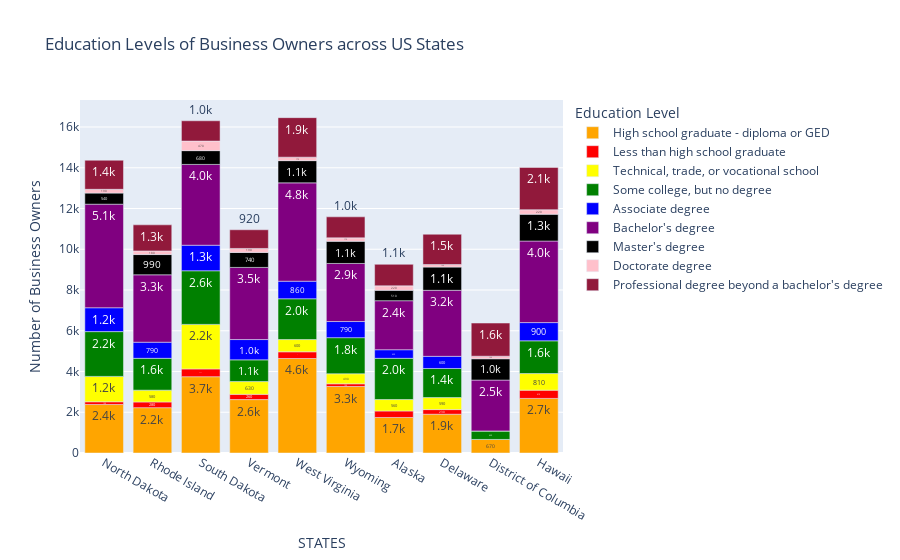
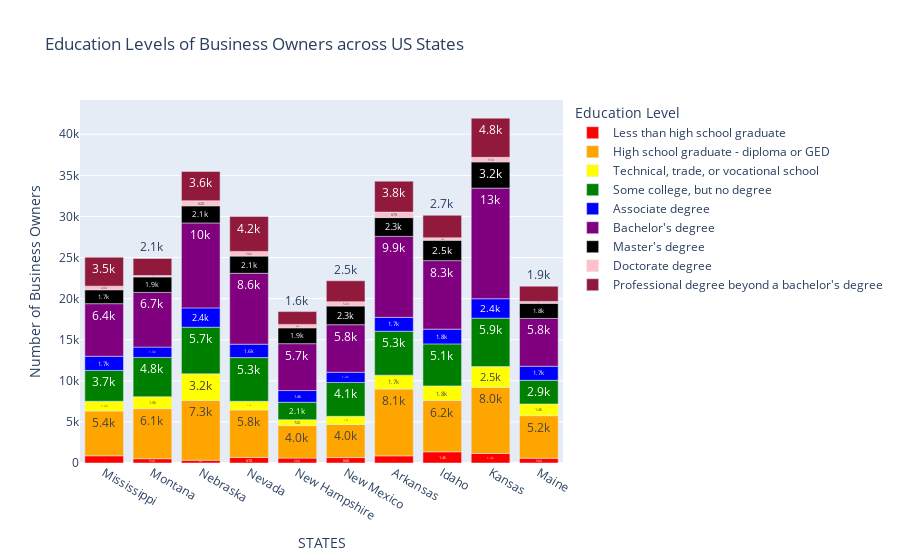
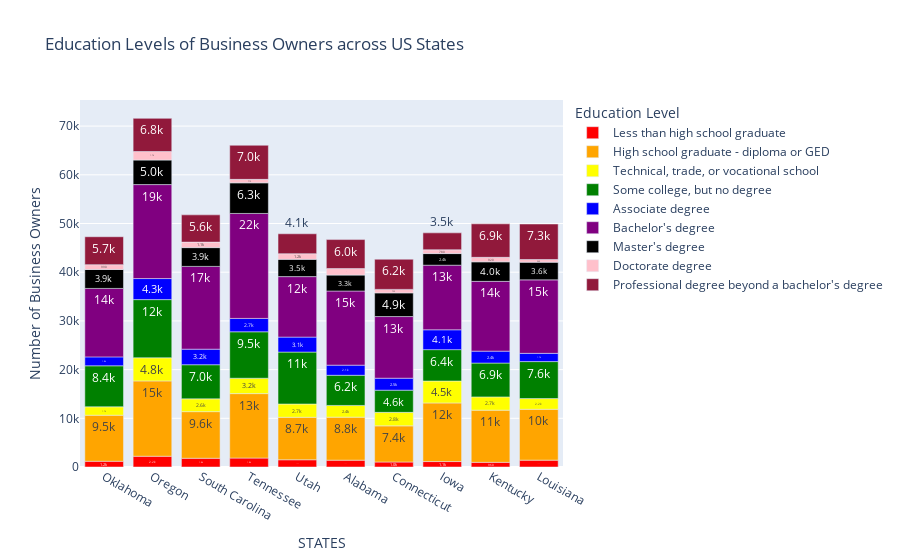
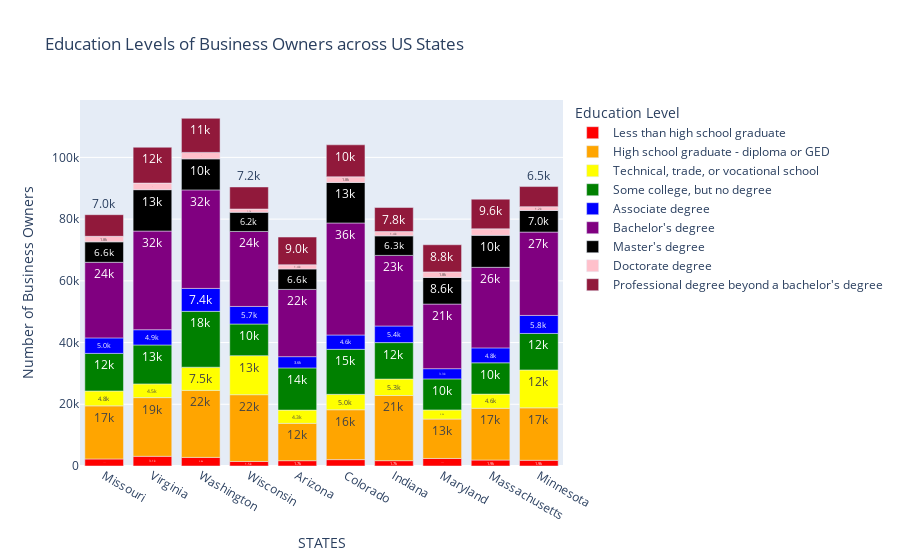

The notebook cell these images were saved under, in order:
### Markdown cell above
### Load: STATES VISUALIZATIONS : ALL DEGREES
-   Uses a bar chart with plotly that plots each data frame of 10 states as a stacked bar chart stacking the number of business owners with each education levels on top for each state
-   If a data frame only has information on 1 state, it will plot it has a bar chart as bars representing each degree/education level
-   Optional: Add a color dictionary for the education level to display the categories in the bar charts as your specific colors.

### Code cell
colormap={"Less than high school graduate":"red",
"High school graduate - diploma or GED":"orange",
"Technical, trade, or vocational school":"yellow",
"Some college, but no degree":"green",
"Associate degree":"blue",
"Bachelor's degree":"purple",
"Master's degree":"black",
"Doctorate degree":"pink",
"Professional degree beyond a bachelor's degree":"#91193b"}

for df in listofSliceOfDFs:
    print(len(df))
    if len(df) == 9:
        name = df.NAME.values
        name = name[0]
      
        fig = px.bar(df.sort_values(by='OWNPDEMP',ascending=False),x='OWNCHAR_LABEL',y='OWNPDEMP',text_auto = '.2s',title=f"Education Levels of Business Owners in {name}",
             labels ={"OWNCHAR_LABEL":"Education Level",
                    "OWNPDEMP":"Number of Business Owners"},
             color_discrete_map=colormap)
    else:  
        fig = px.bar(df, x="NAME", y="OWNPDEMP", color="OWNCHAR_LABEL", text_auto='.2s',title="Education Levels of Business Owners across US States",
                    labels ={"NAME":"STATES",
                            "OWNPDEMP":"Number of Business Owners",
                            "OWNCHAR_LABEL":"Education Level"},
                    color_discrete_map=colormap)
    fig.show()

### Figure 1 — Plotly figure (JSON) as saved in the notebook; plotly's stock layout.template omitted (floating-point values rounded to 4 significant figures)
{"data": [{"alignmentgroup": "True", "hovertemplate": "Education Level=High school graduate - diploma or GED<br>STATES=%{x}<br>Number of Business Owners=%{y}<extra></extra>", "legendgroup": "High school graduate - diploma or GED", "marker": {"color": "orange", "pattern": {"shape": ""}}, "name": "High school graduate - diploma or GED", "offsetgroup": "High school graduate - diploma or GED", "orientation": "v", "showlegend": true, "textposition": "auto", "texttemplate": "%{y:.2s}", "type": "bar", "x": ["North Dakota", "Rhode Island", "South Dakota", "Vermont", "West Virginia", "Wyoming", "Alaska", "Delaware", "District of Columbia", "Hawaii"], "xaxis": "x", "y": [2382, 2226, 3745, 2622, 4639, 3264, 1744, 1904, 665, 2679], "yaxis": "y"}, {"alignmentgroup": "True", "hovertemplate": "Education Level=Less than high school graduate<br>STATES=%{x}<br>Number of Business Owners=%{y}<extra></extra>", "legendgroup": "Less than high school graduate", "marker": {"color": "red", "pattern": {"shape": ""}}, "name": "Less than high school graduate", "offsetgroup": "Less than high school graduate", "orientation": "v", "showlegend": true, "textposition": "auto", "texttemplate": "%{y:.2s}", "type": "bar", "x": ["North Dakota", "Rhode Island", "South Dakota", "Vermont", "West Virginia", "Wyoming", "Alaska", "Delaware", "District of Columbia", "Hawaii"], "xaxis": "x", "y": [132, 279, 382, 257, 328, 133, 319, 227, 0, 406], "yaxis": "y"}, {"alignmentgroup": "True", "hovertemplate": "Education Level=Technical, trade, or vocational school<br>STATES=%{x}<br>Number of Business Owners=%{y}<extra></extra>", "legendgroup": "Technical, trade, or vocational school", "marker": {"color": "yellow", "pattern": {"shape": ""}}, "name": "Technical, trade, or vocational school", "offsetgroup": "Technical, trade, or vocational school", "orientation": "v", "showlegend": true, "textposition": "auto", "texttemplate": "%{y:.2s}", "type": "bar", "x": ["North Dakota", "Rhode Island", "South Dakota", "Vermont", "West Virginia", "Wyoming", "Alaska", "Delaware", "District of Columbia", "Hawaii"], "xaxis": "x", "y": [1246, 580, 2186, 627, 601, 493, 561, 589, 0, 814], "yaxis": "y"}, {"alignmentgroup": "True", "hovertemplate": "Education Level=Some college, but no degree<br>STATES=%{x}<br>Number of Business Owners=%{y}<extra></extra>", "legendgroup": "Some college, but no degree", "marker": {"color": "green", "pattern": {"shape": ""}}, "name": "Some college, but no degree", "offsetgroup": "Some college, but no degree", "orientation": "v", "showlegend": true, "textposition": "auto", "texttemplate": "%{y:.2s}", "type": "bar", "x": ["North Dakota", "Rhode Island", "South Dakota", "Vermont", "West Virginia", "Wyoming", "Alaska", "Delaware", "District of Columbia", "Hawaii"], "xaxis": "x", "y": [2198, 1562, 2631, 1065, 2002, 1771, 2023, 1429, 418, 1606], "yaxis": "y"}, {"alignmentgroup": "True", "hovertemplate": "Education Level=Associate degree<br>STATES=%{x}<br>Number of Business Owners=%{y}<extra></extra>", "legendgroup": "Associate degree", "marker": {"color": "blue", "pattern": {"shape": ""}}, "name": "Associate degree", "offsetgroup": "Associate degree", "orientation": "v", "showlegend": true, "textposition": "auto", "texttemplate": "%{y:.2s}", "type": "bar", "x": ["North Dakota", "Rhode Island", "South Dakota", "Vermont", "West Virginia", "Wyoming", "Alaska", "Delaware", "District of Columbia", "Hawaii"], "xaxis": "x", "y": [1171, 791, 1254, 997, 862, 792, 422, 596, 0, 896], "yaxis": "y"}, {"alignmentgroup": "True", "hovertemplate": "Education Level=Bachelor's degree<br>STATES=%{x}<br>Number of Business Owners=%{y}<extra></extra>", "legendgroup": "Bachelor's degree", "marker": {"color": "purple", "pattern": {"shape": ""}}, "name": "Bachelor's degree", "offsetgroup": "Bachelor's degree", "orientation": "v", "showlegend": true, "textposition": "auto", "texttemplate": "%{y:.2s}", "type": "bar", "x": ["North Dakota", "Rhode Island", "South Dakota", "Vermont", "West Virginia", "Wyoming", "Alaska", "Delaware", "District of Columbia", "Hawaii"], "xaxis": "x", "y": [5084, 3308, 3967, 3541, 4827, 2850, 2406, 3241, 2497, 4004], "yaxis": "y"}, {"alignmentgroup": "True", "hovertemplate": "Education Level=Master's degree<br>STATES=%{x}<br>Number of Business Owners=%{y}<extra></extra>", "legendgroup": "Master's degree", "marker": {"color": "black", "pattern": {"shape": ""}}, "name": "Master's degree", "offsetgroup": "Master's degree", "orientation": "v", "showlegend": true, "textposition": "auto", "texttemplate": "%{y:.2s}", "type": "bar", "x": ["North Dakota", "Rhode Island", "South Dakota", "Vermont", "West Virginia", "Wyoming", "Alaska", "Delaware", "District of Columbia", "Hawaii"], "xaxis": "x", "y": [544, 994, 676, 738, 1091, 1088, 510, 1140, 1046, 1315], "yaxis": "y"}, {"alignmentgroup": "True", "hovertemplate": "Education Level=Doctorate degree<br>STATES=%{x}<br>Number of Business Owners=%{y}<extra></extra>", "legendgroup": "Doctorate degree", "marker": {"color": "pink", "pattern": {"shape": ""}}, "name": "Doctorate degree", "offsetgroup": "Doctorate degree", "orientation": "v", "showlegend": true, "textposition": "auto", "texttemplate": "%{y:.2s}", "type": "bar", "x": ["North Dakota", "Rhode Island", "South Dakota", "Vermont", "West Virginia", "Wyoming", "Alaska", "Delaware", "District of Columbia", "Hawaii"], "xaxis": "x", "y": [186, 178, 470, 193, 170, 168, 220, 123, 125, 221], "yaxis": "y"}, {"alignmentgroup": "True", "hovertemplate": "Education Level=Professional degree beyond a bachelor's degree<br>STATES=%{x}<br>Number of Business Owners=%{y}<extra></extra>", "legendgroup": "Professional degree beyond a bachelor's degree", "marker": {"color": "#91193b", "pattern": {"shape": ""}}, "name": "Professional degree beyond a bachelor's degree", "offsetgroup": "Professional degree beyond a bachelor's degree", "orientation": "v", "showlegend": true, "textposition": "auto", "texttemplate": "%{y:.2s}", "type": "bar", "x": ["North Dakota", "Rhode Island", "South Dakota", "Vermont", "West Virginia", "Wyoming", "Alaska", "Delaware", "District of Columbia", "Hawaii"], "xaxis": "x", "y": [1427, 1281, 996, 918, 1940, 1033, 1056, 1489, 1628, 2076], "yaxis": "y"}], "layout": {"barmode": "relative", "legend": {"title": {"text": "Education Level"}, "tracegroupgap": 0}, "title": {"text": "Education Levels of Business Owners across US States"}, "xaxis": {"anchor": "y", "domain": [0, 1], "title": {"text": "STATES"}}, "yaxis": {"anchor": "x", "domain": [0, 1], "title": {"text": "Number of Business Owners"}}}}

### Figure 2 — Plotly figure (JSON) as saved in the notebook; plotly's stock layout.template omitted (floating-point values rounded to 4 significant figures)
{"data": [{"alignmentgroup": "True", "hovertemplate": "Education Level=Less than high school graduate<br>STATES=%{x}<br>Number of Business Owners=%{y}<extra></extra>", "legendgroup": "Less than high school graduate", "marker": {"color": "red", "pattern": {"shape": ""}}, "name": "Less than high school graduate", "offsetgroup": "Less than high school graduate", "orientation": "v", "showlegend": true, "textposition": "auto", "texttemplate": "%{y:.2s}", "type": "bar", "x": ["Mississippi", "Montana", "Nebraska", "Nevada", "New Hampshire", "New Mexico", "Arkansas", "Idaho", "Kansas", "Maine"], "xaxis": "x", "y": [877, 525, 342, 674, 596, 659, 870, 1366, 1167, 581], "yaxis": "y"}, {"alignmentgroup": "True", "hovertemplate": "Education Level=High school graduate - diploma or GED<br>STATES=%{x}<br>Number of Business Owners=%{y}<extra></extra>", "legendgroup": "High school graduate - diploma or GED", "marker": {"color": "orange", "pattern": {"shape": ""}}, "name": "High school graduate - diploma or GED", "offsetgroup": "High school graduate - diploma or GED", "orientation": "v", "showlegend": true, "textposition": "auto", "texttemplate": "%{y:.2s}", "type": "bar", "x": ["Mississippi", "Montana", "Nebraska", "Nevada", "New Hampshire", "New Mexico", "Arkansas", "Idaho", "Kansas", "Maine"], "xaxis": "x", "y": [5443, 6084, 7273, 5782, 3955, 4028, 8119, 6232, 8022, 5178], "yaxis": "y"}, {"alignmentgroup": "True", "hovertemplate": "Education Level=Technical, trade, or vocational school<br>STATES=%{x}<br>Number of Business Owners=%{y}<extra></extra>", "legendgroup": "Technical, trade, or vocational school", "marker": {"color": "yellow", "pattern": {"shape": ""}}, "name": "Technical, trade, or vocational school", "offsetgroup": "Technical, trade, or vocational school", "orientation": "v", "showlegend": true, "textposition": "auto", "texttemplate": "%{y:.2s}", "type": "bar", "x": ["Mississippi", "Montana", "Nebraska", "Nevada", "New Hampshire", "New Mexico", "Arkansas", "Idaho", "Kansas", "Maine"], "xaxis": "x", "y": [1194, 1460, 3235, 1053, 720, 996, 1700, 1785, 2542, 1426], "yaxis": "y"}, {"alignmentgroup": "True", "hovertemplate": "Education Level=Some college, but no degree<br>STATES=%{x}<br>Number of Business Owners=%{y}<extra></extra>", "legendgroup": "Some college, but no degree", "marker": {"color": "green", "pattern": {"shape": ""}}, "name": "Some college, but no degree", "offsetgroup": "Some college, but no degree", "orientation": "v", "showlegend": true, "textposition": "auto", "texttemplate": "%{y:.2s}", "type": "bar", "x": ["Mississippi", "Montana", "Nebraska", "Nevada", "New Hampshire", "New Mexico", "Arkansas", "Idaho", "Kansas", "Maine"], "xaxis": "x", "y": [3749, 4781, 5670, 5314, 2116, 4119, 5343, 5111, 5888, 2877], "yaxis": "y"}, {"alignmentgroup": "True", "hovertemplate": "Education Level=Associate degree<br>STATES=%{x}<br>Number of Business Owners=%{y}<extra></extra>", "legendgroup": "Associate degree", "marker": {"color": "blue", "pattern": {"shape": ""}}, "name": "Associate degree", "offsetgroup": "Associate degree", "orientation": "v", "showlegend": true, "textposition": "auto", "texttemplate": "%{y:.2s}", "type": "bar", "x": ["Mississippi", "Montana", "Nebraska", "Nevada", "New Hampshire", "New Mexico", "Arkansas", "Idaho", "Kansas", "Maine"], "xaxis": "x", "y": [1725, 1252, 2352, 1631, 1428, 1239, 1689, 1793, 2369, 1709], "yaxis": "y"}, {"alignmentgroup": "True", "hovertemplate": "Education Level=Bachelor's degree<br>STATES=%{x}<br>Number of Business Owners=%{y}<extra></extra>", "legendgroup": "Bachelor's degree", "marker": {"color": "purple", "pattern": {"shape": ""}}, "name": "Bachelor's degree", "offsetgroup": "Bachelor's degree", "orientation": "v", "showlegend": true, "textposition": "auto", "texttemplate": "%{y:.2s}", "type": "bar", "x": ["Mississippi", "Montana", "Nebraska", "Nevada", "New Hampshire", "New Mexico", "Arkansas", "Idaho", "Kansas", "Maine"], "xaxis": "x", "y": [6399, 6655, 10336, 8629, 5704, 5784, 9852, 8336, 13456, 5817], "yaxis": "y"}, {"alignmentgroup": "True", "hovertemplate": "Education Level=Master's degree<br>STATES=%{x}<br>Number of Business Owners=%{y}<extra></extra>", "legendgroup": "Master's degree", "marker": {"color": "black", "pattern": {"shape": ""}}, "name": "Master's degree", "offsetgroup": "Master's degree", "orientation": "v", "showlegend": true, "textposition": "auto", "texttemplate": "%{y:.2s}", "type": "bar", "x": ["Mississippi", "Montana", "Nebraska", "Nevada", "New Hampshire", "New Mexico", "Arkansas", "Idaho", "Kansas", "Maine"], "xaxis": "x", "y": [1695, 1884, 2085, 2089, 1929, 2281, 2288, 2487, 3197, 1844], "yaxis": "y"}, {"alignmentgroup": "True", "hovertemplate": "Education Level=Doctorate degree<br>STATES=%{x}<br>Number of Business Owners=%{y}<extra></extra>", "legendgroup": "Doctorate degree", "marker": {"color": "pink", "pattern": {"shape": ""}}, "name": "Doctorate degree", "offsetgroup": "Doctorate degree", "orientation": "v", "showlegend": true, "textposition": "auto", "texttemplate": "%{y:.2s}", "type": "bar", "x": ["Mississippi", "Montana", "Nebraska", "Nevada", "New Hampshire", "New Mexico", "Arkansas", "Idaho", "Kansas", "Maine"], "xaxis": "x", "y": [438, 173, 618, 575, 418, 521, 665, 289, 551, 231], "yaxis": "y"}, {"alignmentgroup": "True", "hovertemplate": "Education Level=Professional degree beyond a bachelor's degree<br>STATES=%{x}<br>Number of Business Owners=%{y}<extra></extra>", "legendgroup": "Professional degree beyond a bachelor's degree", "marker": {"color": "#91193b", "pattern": {"shape": ""}}, "name": "Professional degree beyond a bachelor's degree", "offsetgroup": "Professional degree beyond a bachelor's degree", "orientation": "v", "showlegend": true, "textposition": "auto", "texttemplate": "%{y:.2s}", "type": "bar", "x": ["Mississippi", "Montana", "Nebraska", "Nevada", "New Hampshire", "New Mexico", "Arkansas", "Idaho", "Kansas", "Maine"], "xaxis": "x", "y": [3513, 2076, 3565, 4240, 1557, 2545, 3769, 2742, 4768, 1850], "yaxis": "y"}], "layout": {"barmode": "relative", "legend": {"title": {"text": "Education Level"}, "tracegroupgap": 0}, "title": {"text": "Education Levels of Business Owners across US States"}, "xaxis": {"anchor": "y", "domain": [0, 1], "title": {"text": "STATES"}}, "yaxis": {"anchor": "x", "domain": [0, 1], "title": {"text": "Number of Business Owners"}}}}

### Figure 3 — Plotly figure (JSON) as saved in the notebook; plotly's stock layout.template omitted (floating-point values rounded to 4 significant figures)
{"data": [{"alignmentgroup": "True", "hovertemplate": "Education Level=Less than high school graduate<br>STATES=%{x}<br>Number of Business Owners=%{y}<extra></extra>", "legendgroup": "Less than high school graduate", "marker": {"color": "red", "pattern": {"shape": ""}}, "name": "Less than high school graduate", "offsetgroup": "Less than high school graduate", "orientation": "v", "showlegend": true, "textposition": "auto", "texttemplate": "%{y:.2s}", "type": "bar", "x": ["Oklahoma", "Oregon", "South Carolina", "Tennessee", "Utah", "Alabama", "Connecticut", "Iowa", "Kentucky", "Louisiana"], "xaxis": "x", "y": [1181, 2210, 1794, 1837, 1483, 1403, 1025, 1116, 955, 1408], "yaxis": "y"}, {"alignmentgroup": "True", "hovertemplate": "Education Level=High school graduate - diploma or GED<br>STATES=%{x}<br>Number of Business Owners=%{y}<extra></extra>", "legendgroup": "High school graduate - diploma or GED", "marker": {"color": "orange", "pattern": {"shape": ""}}, "name": "High school graduate - diploma or GED", "offsetgroup": "High school graduate - diploma or GED", "orientation": "v", "showlegend": true, "textposition": "auto", "texttemplate": "%{y:.2s}", "type": "bar", "x": ["Oklahoma", "Oregon", "South Carolina", "Tennessee", "Utah", "Alabama", "Connecticut", "Iowa", "Kentucky", "Louisiana"], "xaxis": "x", "y": [9457, 15467, 9574, 13231, 8727, 8836, 7421, 12038, 10715, 10446], "yaxis": "y"}, {"alignmentgroup": "True", "hovertemplate": "Education Level=Technical, trade, or vocational school<br>STATES=%{x}<br>Number of Business Owners=%{y}<extra></extra>", "legendgroup": "Technical, trade, or vocational school", "marker": {"color": "yellow", "pattern": {"shape": ""}}, "name": "Technical, trade, or vocational school", "offsetgroup": "Technical, trade, or vocational school", "orientation": "v", "showlegend": true, "textposition": "auto", "texttemplate": "%{y:.2s}", "type": "bar", "x": ["Oklahoma", "Oregon", "South Carolina", "Tennessee", "Utah", "Alabama", "Connecticut", "Iowa", "Kentucky", "Louisiana"], "xaxis": "x", "y": [1722, 4750, 2624, 3162, 2725, 2399, 2772, 4505, 2728, 2193], "yaxis": "y"}, {"alignmentgroup": "True", "hovertemplate": "Education Level=Some college, but no degree<br>STATES=%{x}<br>Number of Business Owners=%{y}<extra></extra>", "legendgroup": "Some college, but no degree", "marker": {"color": "green", "pattern": {"shape": ""}}, "name": "Some college, but no degree", "offsetgroup": "Some college, but no degree", "orientation": "v", "showlegend": true, "textposition": "auto", "texttemplate": "%{y:.2s}", "type": "bar", "x": ["Oklahoma", "Oregon", "South Carolina", "Tennessee", "Utah", "Alabama", "Connecticut", "Iowa", "Kentucky", "Louisiana"], "xaxis": "x", "y": [8421, 11944, 7008, 9533, 10664, 6197, 4558, 6442, 6947, 7599], "yaxis": "y"}, {"alignmentgroup": "True", "hovertemplate": "Education Level=Associate degree<br>STATES=%{x}<br>Number of Business Owners=%{y}<extra></extra>", "legendgroup": "Associate degree", "marker": {"color": "blue", "pattern": {"shape": ""}}, "name": "Associate degree", "offsetgroup": "Associate degree", "orientation": "v", "showlegend": true, "textposition": "auto", "texttemplate": "%{y:.2s}", "type": "bar", "x": ["Oklahoma", "Oregon", "South Carolina", "Tennessee", "Utah", "Alabama", "Connecticut", "Iowa", "Kentucky", "Louisiana"], "xaxis": "x", "y": [1826, 4323, 3196, 2747, 3070, 2078, 2460, 4074, 2447, 1690], "yaxis": "y"}, {"alignmentgroup": "True", "hovertemplate": "Education Level=Bachelor's degree<br>STATES=%{x}<br>Number of Business Owners=%{y}<extra></extra>", "legendgroup": "Bachelor's degree", "marker": {"color": "purple", "pattern": {"shape": ""}}, "name": "Bachelor's degree", "offsetgroup": "Bachelor's degree", "orientation": "v", "showlegend": true, "textposition": "auto", "texttemplate": "%{y:.2s}", "type": "bar", "x": ["Oklahoma", "Oregon", "South Carolina", "Tennessee", "Utah", "Alabama", "Connecticut", "Iowa", "Kentucky", "Louisiana"], "xaxis": "x", "y": [14061, 19297, 16998, 21553, 12422, 15228, 12656, 13265, 14333, 15090], "yaxis": "y"}, {"alignmentgroup": "True", "hovertemplate": "Education Level=Master's degree<br>STATES=%{x}<br>Number of Business Owners=%{y}<extra></extra>", "legendgroup": "Master's degree", "marker": {"color": "black", "pattern": {"shape": ""}}, "name": "Master's degree", "offsetgroup": "Master's degree", "orientation": "v", "showlegend": true, "textposition": "auto", "texttemplate": "%{y:.2s}", "type": "bar", "x": ["Oklahoma", "Oregon", "South Carolina", "Tennessee", "Utah", "Alabama", "Connecticut", "Iowa", "Kentucky", "Louisiana"], "xaxis": "x", "y": [3888, 5038, 3853, 6287, 3544, 3258, 4858, 2385, 4003, 3632], "yaxis": "y"}, {"alignmentgroup": "True", "hovertemplate": "Education Level=Doctorate degree<br>STATES=%{x}<br>Number of Business Owners=%{y}<extra></extra>", "legendgroup": "Doctorate degree", "marker": {"color": "pink", "pattern": {"shape": ""}}, "name": "Doctorate degree", "offsetgroup": "Doctorate degree", "orientation": "v", "showlegend": true, "textposition": "auto", "texttemplate": "%{y:.2s}", "type": "bar", "x": ["Oklahoma", "Oregon", "South Carolina", "Tennessee", "Utah", "Alabama", "Connecticut", "Iowa", "Kentucky", "Louisiana"], "xaxis": "x", "y": [993, 1749, 1133, 710, 1165, 1341, 719, 784, 924, 543], "yaxis": "y"}, {"alignmentgroup": "True", "hovertemplate": "Education Level=Professional degree beyond a bachelor's degree<br>STATES=%{x}<br>Number of Business Owners=%{y}<extra></extra>", "legendgroup": "Professional degree beyond a bachelor's degree", "marker": {"color": "#91193b", "pattern": {"shape": ""}}, "name": "Professional degree beyond a bachelor's degree", "offsetgroup": "Professional degree beyond a bachelor's degree", "orientation": "v", "showlegend": true, "textposition": "auto", "texttemplate": "%{y:.2s}", "type": "bar", "x": ["Oklahoma", "Oregon", "South Carolina", "Tennessee", "Utah", "Alabama", "Connecticut", "Iowa", "Kentucky", "Louisiana"], "xaxis": "x", "y": [5732, 6812, 5594, 7002, 4087, 5959, 6190, 3471, 6879, 7293], "yaxis": "y"}], "layout": {"barmode": "relative", "legend": {"title": {"text": "Education Level"}, "tracegroupgap": 0}, "title": {"text": "Education Levels of Business Owners across US States"}, "xaxis": {"anchor": "y", "domain": [0, 1], "title": {"text": "STATES"}}, "yaxis": {"anchor": "x", "domain": [0, 1], "title": {"text": "Number of Business Owners"}}}}

### Figure 4 — Plotly figure (JSON) as saved in the notebook; plotly's stock layout.template omitted (floating-point values rounded to 4 significant figures)
{"data": [{"alignmentgroup": "True", "hovertemplate": "Education Level=Less than high school graduate<br>STATES=%{x}<br>Number of Business Owners=%{y}<extra></extra>", "legendgroup": "Less than high school graduate", "marker": {"color": "red", "pattern": {"shape": ""}}, "name": "Less than high school graduate", "offsetgroup": "Less than high school graduate", "orientation": "v", "showlegend": true, "textposition": "auto", "texttemplate": "%{y:.2s}", "type": "bar", "x": ["Missouri", "Virginia", "Washington", "Wisconsin", "Arizona", "Colorado", "Indiana", "Maryland", "Massachusetts", "Minnesota"], "xaxis": "x", "y": [2278, 3144, 2791, 1473, 1724, 2070, 1729, 2442, 1932, 1855], "yaxis": "y"}, {"alignmentgroup": "True", "hovertemplate": "Education Level=High school graduate - diploma or GED<br>STATES=%{x}<br>Number of Business Owners=%{y}<extra></extra>", "legendgroup": "High school graduate - diploma or GED", "marker": {"color": "orange", "pattern": {"shape": ""}}, "name": "High school graduate - diploma or GED", "offsetgroup": "High school graduate - diploma or GED", "orientation": "v", "showlegend": true, "textposition": "auto", "texttemplate": "%{y:.2s}", "type": "bar", "x": ["Missouri", "Virginia", "Washington", "Wisconsin", "Arizona", "Colorado", "Indiana", "Maryland", "Massachusetts", "Minnesota"], "xaxis": "x", "y": [17210, 19013, 21709, 21631, 12096, 16159, 21126, 12762, 16774, 16992], "yaxis": "y"}, {"alignmentgroup": "True", "hovertemplate": "Education Level=Technical, trade, or vocational school<br>STATES=%{x}<br>Number of Business Owners=%{y}<extra></extra>", "legendgroup": "Technical, trade, or vocational school", "marker": {"color": "yellow", "pattern": {"shape": ""}}, "name": "Technical, trade, or vocational school", "offsetgroup": "Technical, trade, or vocational school", "orientation": "v", "showlegend": true, "textposition": "auto", "texttemplate": "%{y:.2s}", "type": "bar", "x": ["Missouri", "Virginia", "Washington", "Wisconsin", "Arizona", "Colorado", "Indiana", "Maryland", "Massachusetts", "Minnesota"], "xaxis": "x", "y": [4818, 4451, 7512, 12648, 4299, 4990, 5322, 2971, 4588, 12275], "yaxis": "y"}, {"alignmentgroup": "True", "hovertemplate": "Education Level=Some college, but no degree<br>STATES=%{x}<br>Number of Business Owners=%{y}<extra></extra>", "legendgroup": "Some college, but no degree", "marker": {"color": "green", "pattern": {"shape": ""}}, "name": "Some college, but no degree", "offsetgroup": "Some college, but no degree", "orientation": "v", "showlegend": true, "textposition": "auto", "texttemplate": "%{y:.2s}", "type": "bar", "x": ["Missouri", "Virginia", "Washington", "Wisconsin", "Arizona", "Colorado", "Indiana", "Maryland", "Massachusetts", "Minnesota"], "xaxis": "x", "y": [12185, 12608, 18092, 10259, 13667, 14584, 11808, 10054, 10143, 11828], "yaxis": "y"}, {"alignmentgroup": "True", "hovertemplate": "Education Level=Associate degree<br>STATES=%{x}<br>Number of Business Owners=%{y}<extra></extra>", "legendgroup": "Associate degree", "marker": {"color": "blue", "pattern": {"shape": ""}}, "name": "Associate degree", "offsetgroup": "Associate degree", "orientation": "v", "showlegend": true, "textposition": "auto", "texttemplate": "%{y:.2s}", "type": "bar", "x": ["Missouri", "Virginia", "Washington", "Wisconsin", "Arizona", "Colorado", "Indiana", "Maryland", "Massachusetts", "Minnesota"], "xaxis": "x", "y": [5019, 4940, 7437, 5689, 3648, 4649, 5381, 3307, 4833, 5841], "yaxis": "y"}, {"alignmentgroup": "True", "hovertemplate": "Education Level=Bachelor's degree<br>STATES=%{x}<br>Number of Business Owners=%{y}<extra></extra>", "legendgroup": "Bachelor's degree", "marker": {"color": "purple", "pattern": {"shape": ""}}, "name": "Bachelor's degree", "offsetgroup": "Bachelor's degree", "orientation": "v", "showlegend": true, "textposition": "auto", "texttemplate": "%{y:.2s}", "type": "bar", "x": ["Missouri", "Virginia", "Washington", "Wisconsin", "Arizona", "Colorado", "Indiana", "Maryland", "Massachusetts", "Minnesota"], "xaxis": "x", "y": [24499, 31983, 31930, 24303, 21784, 36300, 22878, 20937, 26116, 27009], "yaxis": "y"}, {"alignmentgroup": "True", "hovertemplate": "Education Level=Master's degree<br>STATES=%{x}<br>Number of Business Owners=%{y}<extra></extra>", "legendgroup": "Master's degree", "marker": {"color": "black", "pattern": {"shape": ""}}, "name": "Master's degree", "offsetgroup": "Master's degree", "orientation": "v", "showlegend": true, "textposition": "auto", "texttemplate": "%{y:.2s}", "type": "bar", "x": ["Missouri", "Virginia", "Washington", "Wisconsin", "Arizona", "Colorado", "Indiana", "Maryland", "Massachusetts", "Minnesota"], "xaxis": "x", "y": [6630, 13399, 10052, 6205, 6630, 13133, 6332, 8634, 10344, 6991], "yaxis": "y"}, {"alignmentgroup": "True", "hovertemplate": "Education Level=Doctorate degree<br>STATES=%{x}<br>Number of Business Owners=%{y}<extra></extra>", "legendgroup": "Doctorate degree", "marker": {"color": "pink", "pattern": {"shape": ""}}, "name": "Doctorate degree", "offsetgroup": "Doctorate degree", "orientation": "v", "showlegend": true, "textposition": "auto", "texttemplate": "%{y:.2s}", "type": "bar", "x": ["Missouri", "Virginia", "Washington", "Wisconsin", "Arizona", "Colorado", "Indiana", "Maryland", "Massachusetts", "Minnesota"], "xaxis": "x", "y": [1786, 2142, 2094, 1057, 1363, 1825, 1370, 1786, 2121, 1240], "yaxis": "y"}, {"alignmentgroup": "True", "hovertemplate": "Education Level=Professional degree beyond a bachelor's degree<br>STATES=%{x}<br>Number of Business Owners=%{y}<extra></extra>", "legendgroup": "Professional degree beyond a bachelor's degree", "marker": {"color": "#91193b", "pattern": {"shape": ""}}, "name": "Professional degree beyond a bachelor's degree", "offsetgroup": "Professional degree beyond a bachelor's degree", "orientation": "v", "showlegend": true, "textposition": "auto", "texttemplate": "%{y:.2s}", "type": "bar", "x": ["Missouri", "Virginia", "Washington", "Wisconsin", "Arizona", "Colorado", "Indiana", "Maryland", "Massachusetts", "Minnesota"], "xaxis": "x", "y": [7004, 11602, 11049, 7152, 8973, 10364, 7811, 8799, 9611, 6514], "yaxis": "y"}], "layout": {"barmode": "relative", "legend": {"title": {"text": "Education Level"}, "tracegroupgap": 0}, "title": {"text": "Education Levels of Business Owners across US States"}, "xaxis": {"anchor": "y", "domain": [0, 1], "title": {"text": "STATES"}}, "yaxis": {"anchor": "x", "domain": [0, 1], "title": {"text": "Number of Business Owners"}}}}
